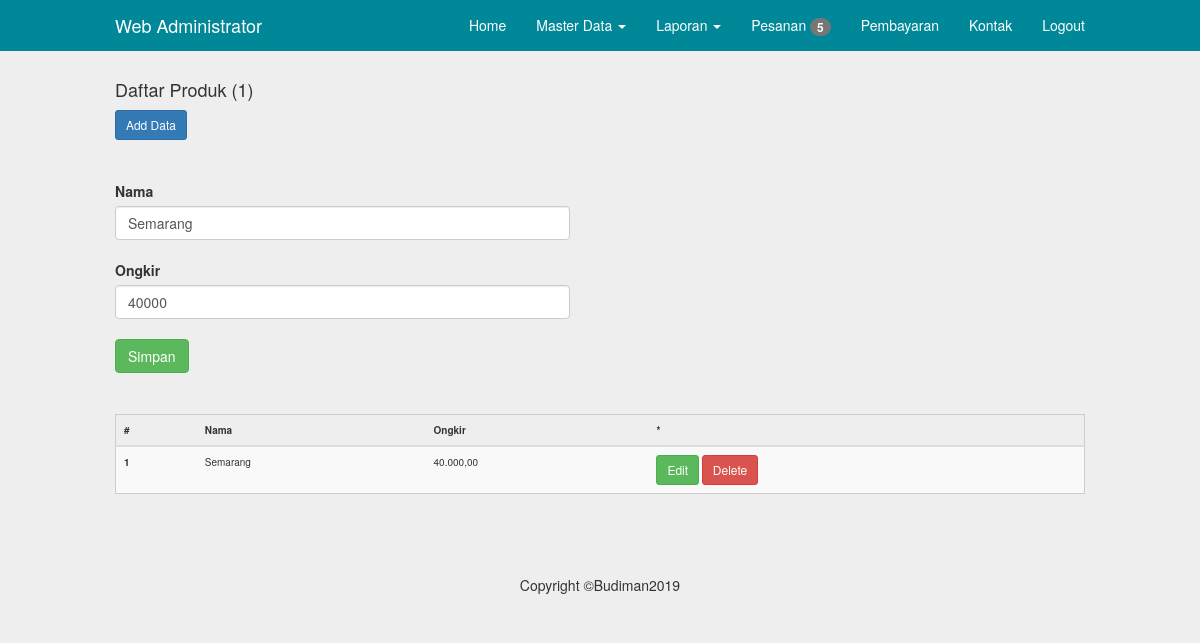
Page /admin/kota.php?act=edit&&id=2 (signed in) on the committed database.
### tables this page shows
CREATE TABLE IF NOT EXISTS `kota` (
`id` int(11) NOT NULL,
  `nama` varchar(255) NOT NULL,
  `ongkir` int(11) NOT NULL
);

### inc/config.php (called while the page is built, shortened)
<?php
	$no = 1;
?>

### admin/kota.php (the view, shortened to what this page needs)
<?php
	include"../inc/config.php";
	include"inc/header.php";
?>
	<div class="container">
		<?php
			$q = mysql_query("select*from kota");
			$j = mysql_num_rows($q);
		?>
		<h4>Daftar Produk (<?php echo ($j>0)?$j:0; ?>)</h4>
		<a class="btn btn-sm btn-primary" href="kota.php?act=create">Add Data</a>
		<hr>
		<?php
			if(!empty($_GET)){
				?>
				<?php
				if($_GET['act'] == 'edit'){
					$data = mysql_fetch_object(mysql_query("select*from kota where id='$_GET[id]'"));
				?>
					<div class="row col-md-6">
					<form action="kota.php?act=edit&id=<?php echo $_GET['id'] ?>" method="post" enctype="multipart/form-data">
						<label>Nama</label><br>
						<input type="text" class="form-control" name="nama" value="<?php echo $data->nama; ?>"><br>
						<label>Ongkir</label><br>
						<input type="number" class="form-control" name="ongkir" required value="<?php echo $data->ongkir; ?>"><br>
						<input type="submit" name="form-edit" value="Simpan" class="btn btn-success">
					</form>
					</div>
					<div class="row col-md-12"><hr></div>
				<?php
				}
			}
		?>
		<table class="table table-striped table-hover">
			<thead>
				<tr>
					<th>#</th>
					<th>Nama</th>
					<th>Ongkir</th>
					<th>*</th>
				</tr>
			</thead>
			<tbody>
		<?php while($data=mysql_fetch_object($q)){ ?>
				<tr>
					<th scope="row"><?php echo $no++; ?></th>
					<td><?php echo $data->nama ?></td>
					<td><?php echo number_format($data->ongkir, 2, ',', '.') ?></td>
					<td>
						<a class="btn btn-sm btn-success" href="kota.php?act=edit&&id=<?php echo $data->id ?>">Edit</a>
						<a class="btn btn-sm btn-danger" href="kota.php?act=delete&&id=<?php echo $data->id ?>">Delete</a>
					</td>
				</tr>
		<?php } ?>
			</tbody>
		</table>
    </div>
<?php include"inc/footer.php"; ?>

### assets/css/navbar-fixed-top.css (style rules this page uses)
body { padding-top: 70px; }

### assets/css/style.css (style rules this page uses)
@media (min-width: 768px) { .container { width: 750px; } }
@media (min-width: 992px) { .container { width: 970px; } }
@media (min-width: 1200px) { .container { width: 1000px; } }
.table { border:1px solid#CCC; }
table td, table th { padding:10px; font-size: 10px; }
* { transition: all 200ms ease-in-out; }
body { background-color: #EEE; }

### rows in the picture
kota: nama "Semarang", ongkir "40000", ongkir "40.000,00"

### other values in the picture
$totalUnRead "5"
$j "1"
